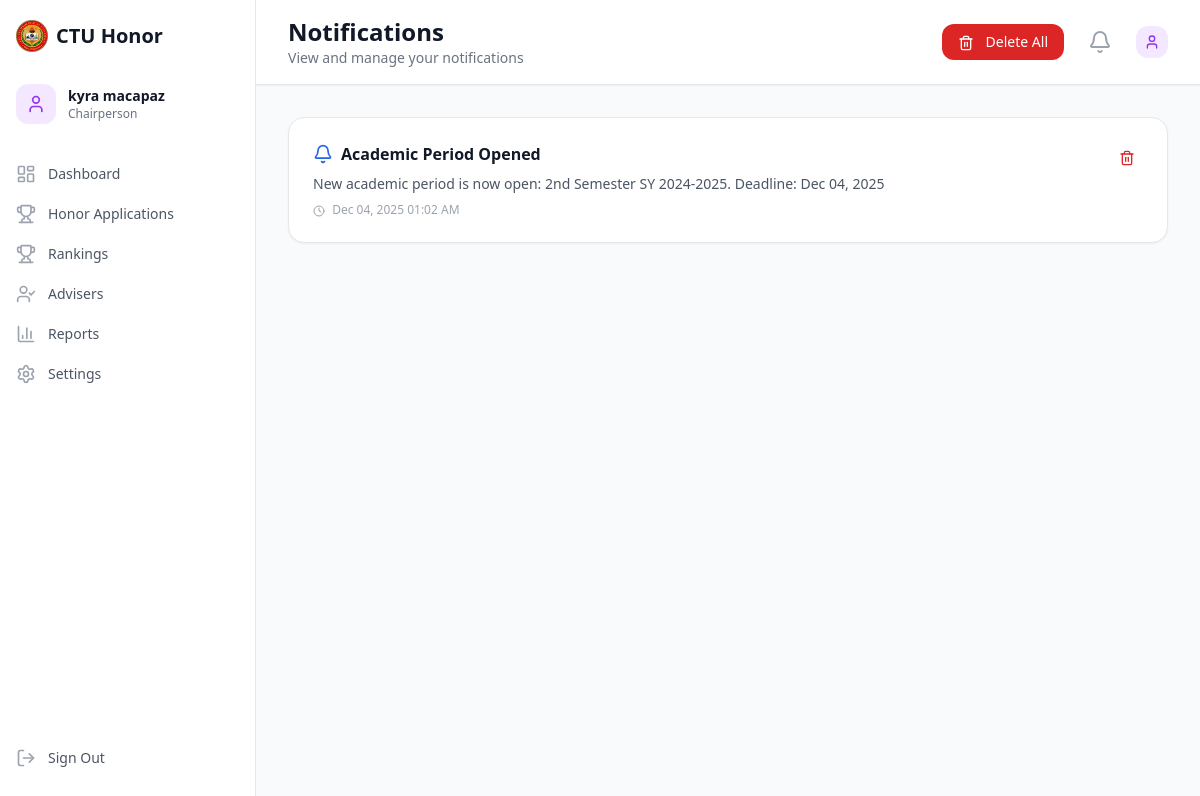
/chairperson/notifications.php (signed in), run on the app's committed database.
### tables this page shows
CREATE TABLE `notifications` (
  `id` int NOT NULL COMMENT 'Unique notification identifier',
  `user_id` int NOT NULL COMMENT 'User receiving the notification',
  `title` varchar(255) NOT NULL COMMENT 'Notification title',
  `message` text NOT NULL COMMENT 'Notification message content',
  `type` enum('info','success','warning','error','system') DEFAULT 'info' COMMENT 'Notification type for styling',
  `category` enum('grade_upload','gwa_calculation','honor_application','system_update','general') DEFAULT 'general' COMMENT 'Notification category',
  `is_read` tinyint(1) DEFAULT '0' COMMENT 'Whether notification has been read',
  `is_email_sent` tinyint(1) DEFAULT '0' COMMENT 'Whether email notification was sent',
  `email_sent_at` timestamp NULL DEFAULT NULL COMMENT 'When email was sent',
  `action_url` varchar(500) DEFAULT NULL COMMENT 'URL for notification action button',
  `action_text` varchar(50) DEFAULT NULL COMMENT 'Text for action button',
  `expires_at` timestamp NULL DEFAULT NULL COMMENT 'When notification expires',
  `created_at` timestamp NULL DEFAULT CURRENT_TIMESTAMP COMMENT 'When notification was created',
  `read_at` timestamp NULL DEFAULT NULL COMMENT 'When notification was read'
);

### classes/NotificationManager.php (called while the page is built, shortened)
<?php
class NotificationManager {
    private $conn;
    private $table_name = "notifications";
    public function __construct($db) {
        $this->conn = $db;
    }
    public function getUserNotifications($user_id, $limit = 10) {
        $query = "SELECT * FROM " . $this->table_name . "
                  WHERE user_id = :user_id
                  ORDER BY created_at DESC
                  LIMIT :limit";
        $stmt = $this->conn->prepare($query);
        $stmt->bindParam(":user_id", $user_id);
        $stmt->bindParam(":limit", $limit, PDO::PARAM_INT);
        $stmt->execute();
        return $stmt->fetchAll(PDO::FETCH_ASSOC);
    }
}

### chairperson/notifications.php (the view, shortened to what this page needs)
<?php
$database = new Database();
$db = $database->getConnection();
$notificationManager = new NotificationManager($db);
$user_id = $_SESSION['user_id'];
$notifications = $notificationManager->getUserNotifications($user_id, 100);
?>
<!DOCTYPE html>
<html lang="en">
<head>
    <script src="https://cdn.tailwindcss.com"></script>
</head>
<body class="bg-gray-50">
    <div class="flex h-screen">
        <div class="hidden md:flex md:w-64 md:flex-col">
            <div class="flex flex-col flex-grow bg-white border-r border-gray-200 pt-5 pb-4 overflow-y-auto">
                <div class="flex items-center flex-shrink-0 px-4">
                    <img src="../img/cebu-technological-university-seeklogo.png" alt="CTU Logo" class="w-8 h-8">
                    <span class="ml-2 text-xl font-bold text-gray-900">CTU Honor</span>
                </div>
                <div class="mt-8 px-4">
                    <div class="flex items-center">
                        <div class="w-10 h-10 bg-purple-100 rounded-xl flex items-center justify-center">
                            <i data-lucide="user" class="w-5 h-5 text-purple-600"></i>
                        </div>
                        <div class="ml-3">
                            <p class="text-sm font-semibold text-gray-900"><?php echo $_SESSION['first_name'] . ' ' . $_SESSION['last_name']; ?></p>
                            <p class="text-xs text-gray-500">Chairperson</p>
                        </div>
                    </div>
                </div>
                <nav class="mt-8 flex-1 px-2 space-y-1">
                    <a href="dashboard.php" class="text-gray-600 hover:bg-gray-50 hover:text-gray-900 group flex items-center px-2 py-2 text-sm font-medium rounded-xl">
                        <i data-lucide="layout-dashboard" class="text-gray-400 group-hover:text-gray-500 mr-3 h-5 w-5"></i>
                        Dashboard
                    </a>
                    <a href="applications.php" class="text-gray-600 hover:bg-gray-50 hover:text-gray-900 group flex items-center px-2 py-2 text-sm font-medium rounded-xl">
                        <i data-lucide="trophy" class="text-gray-400 group-hover:text-gray-500 mr-3 h-5 w-5"></i>
                        Honor Applications
                    </a>
                    <a href="rankings.php" class="text-gray-600 hover:bg-gray-50 hover:text-gray-900 group flex items-center px-2 py-2 text-sm font-medium rounded-xl">
                        <i data-lucide="trophy" class="text-gray-400 group-hover:text-gray-500 mr-3 h-5 w-5"></i>
                        Rankings
                    </a>
                    <a href="advisers.php" class="text-gray-600 hover:bg-gray-50 hover:text-gray-900 group flex items-center px-2 py-2 text-sm font-medium rounded-xl">
                        <i data-lucide="user-check" class="text-gray-400 group-hover:text-gray-500 mr-3 h-5 w-5"></i>
                        Advisers
                    </a>
                    <a href="reports.php" class="text-gray-600 hover:bg-gray-50 hover:text-gray-900 group flex items-center px-2 py-2 text-sm font-medium rounded-xl">
                        <i data-lucide="bar-chart-3" class="text-gray-400 group-hover:text-gray-500 mr-3 h-5 w-5"></i>
                        Reports
                    </a>
                    <a href="settings.php" class="text-gray-600 hover:bg-gray-50 hover:text-gray-900 group flex items-center px-2 py-2 text-sm font-medium rounded-xl">
                        <i data-lucide="settings" class="text-gray-400 group-hover:text-gray-500 mr-3 h-5 w-5"></i>
                        Settings
                    </a>
                </nav>
                <div class="px-2 pb-2">
                    <a href="../logout.php" class="text-gray-600 hover:bg-red-50 hover:text-red-700 group flex items-center px-2 py-2 text-sm font-medium rounded-xl">
                        <i data-lucide="log-out" class="text-gray-400 group-hover:text-red-500 mr-3 h-5 w-5"></i>
                        Sign Out
                    </a>
                </div>
            </div>
        </div>
        <div class="flex flex-col flex-1 overflow-hidden">
            <header class="bg-white shadow-sm border-b border-gray-200">
                <div class="flex items-center justify-between px-4 py-4 sm:px-6 lg:px-8">
                    <div class="flex items-center">
                        <div class="ml-4 md:ml-0">
                            <h1 class="text-2xl font-bold text-gray-900">Notifications</h1>
                            <p class="text-sm text-gray-500">View and manage your notifications</p>
                        </div>
                    </div>
                    <div class="flex items-center space-x-4">
                        <?php if (!empty($notifications)): ?>
                            <form method="POST" class="inline" onsubmit="return confirm('Are you sure you want to delete all notifications? This action cannot be undone.')">
                                <button type="submit" class="bg-red-600 hover:bg-red-700 text-white px-4 py-2 rounded-xl text-sm font-medium transition-colors">
                                    <i data-lucide="trash-2" class="w-4 h-4 inline mr-2"></i>
                                    Delete All
                                </button>
                            </form>
                        <?php endif; ?>
                        <?php include 'includes/header.php'; ?>
                    </div>
                </div>
            </header>
            <main class="flex-1 overflow-y-auto">
                <div class="p-4 sm:p-6 lg:p-8">
                    <?php if (empty($notifications)): ?>
                        <div class="bg-white rounded-2xl shadow-sm border border-gray-200 p-12 text-center">
                            <i data-lucide="bell-off" class="w-16 h-16 text-gray-300 mx-auto mb-4"></i>
                            <h3 class="text-lg font-semibold text-gray-900 mb-2">No notifications yet</h3>
                            <p class="text-gray-500">You're all caught up! Check back later for updates.</p>
                        </div>
                    <?php else: ?>
                        <div class="space-y-4">
                            <?php foreach ($notifications as $notification): ?>
                                <div class="bg-white rounded-2xl shadow-sm border border-gray-200 p-6 hover:shadow-md transition-shadow <?php echo $notification['is_read'] ? '' : 'border-l-4 border-l-purple-500'; ?>">
                                    <div class="flex items-start justify-between">
                                        <div class="flex-1">
                                            <div class="flex items-center mb-2">
                                                <?php
                                                $icon_class = 'text-blue-600';
                                                $icon_name = 'bell';
                                                ?>
                                                <i data-lucide="<?php echo $icon_name; ?>" class="w-5 h-5 <?php echo $icon_class; ?> mr-2"></i>
                                                <h3 class="text-base font-semibold text-gray-900"><?php echo htmlspecialchars($notification['title']); ?></h3>
                                            </div>
                                            <p class="text-sm text-gray-600 mb-2"><?php echo htmlspecialchars($notification['message']); ?></p>
                                            <p class="text-xs text-gray-400">
                                                <i data-lucide="clock" class="w-3 h-3 inline mr-1"></i>
                                                <?php echo date('M d, Y h:i A', strtotime($notification['created_at'])); ?>
                                            </p>
                                        </div>
                                        <div class="ml-4 flex space-x-2">
                                            <form method="POST" class="inline" onsubmit="return confirm('Are you sure you want to delete this notification?')">
                                                <button type="submit" class="text-red-600 hover:text-red-700 p-2 rounded-lg hover:bg-red-50" title="Delete">
                                                    <i data-lucide="trash-2" class="w-4 h-4"></i>
                                                </button>
                                            </form>
                                        </div>
                                    </div>
                                </div>
                            <?php endforeach; ?>
                        </div>
                    <?php endif; ?>
                </div>
            </main>
        </div>
    </div>
</body>
</html>

### data on the page
notifications: title "Academic Period Opened", message "New academic period is now open: 2nd Semester SY 2024-2025. Deadline: Dec 04, 2025", created_at "Dec 04, 2025 01:02 AM"

### other printed values
$_SESSION['first_name'] "kyra"
$_SESSION['last_name'] "macapaz"
